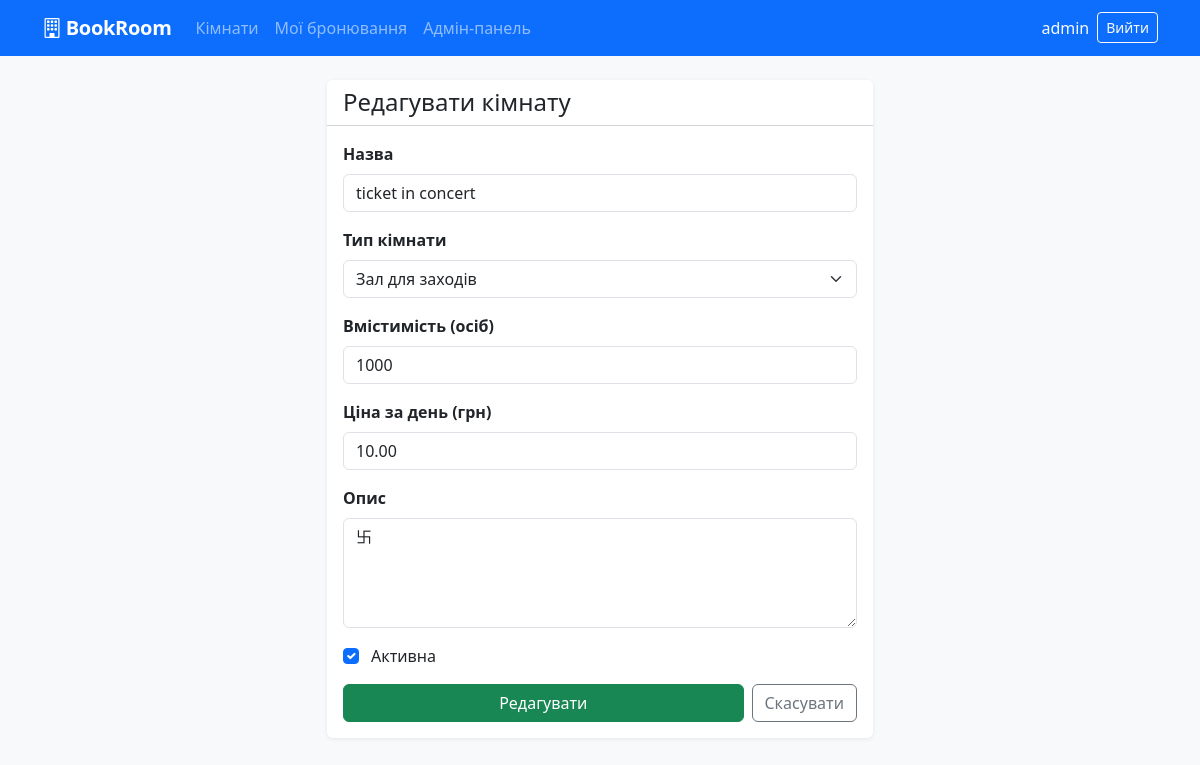
/admin-panel/rooms/2/edit/ (signed in), run on the app's committed database.
### bookings/models.py (models this page shows, shortened)
class Room(models.Model):
    ROOM_TYPES = [
        ('conference', 'Конференц-зал'),
        ('office', 'Офіс'),
        ('event', 'Зал для заходів'),
        ('coworking', 'Коворкінг'),
    ]
    name = models.CharField(max_length=100, verbose_name='Назва')
    room_type = models.CharField(max_length=20, choices=ROOM_TYPES, verbose_name='Тип')
    capacity = models.PositiveIntegerField(verbose_name='Вмістимість (осіб)')
    price_per_day = models.DecimalField(max_digits=8, decimal_places=2, verbose_name='Ціна за день (грн)')
    description = models.TextField(blank=True, verbose_name='Опис')
    is_active = models.BooleanField(default=True, verbose_name='Активна')
    created_at = models.DateTimeField(auto_now_add=True)
    class Meta:
        verbose_name = 'Кімната'
        verbose_name_plural = 'Кімнати'
        ordering = ['name']

### bookings/views.py (the view)
# urls.py: path('admin-panel/rooms/<int:pk>/edit/', views.admin_room_edit, name='admin_room_edit'),
@user_passes_test(is_admin)
def admin_room_edit(request, pk):
    room = get_object_or_404(Room, pk=pk)
    if request.method == 'POST':
        form = RoomForm(request.POST, instance=room)
        if form.is_valid():
            form.save()
            messages.success(request, 'Кімнату оновлено.')
            return redirect('room_list')
    else:
        form = RoomForm(instance=room)
    return render(request, 'bookings/room_form.html', {'form': form, 'action': 'Редагувати', 'room': room})

### bookings/forms.py
class RoomForm(forms.ModelForm):
    class Meta:
        model = Room
        fields = ['name', 'room_type', 'capacity', 'price_per_day', 'description', 'is_active']
        widgets = {
            'name': forms.TextInput(attrs={'class': 'form-control'}),
            'room_type': forms.Select(attrs={'class': 'form-select'}),
            'capacity': forms.NumberInput(attrs={'class': 'form-control'}),
            'price_per_day': forms.NumberInput(attrs={'class': 'form-control', 'step': '0.01'}),
            'description': forms.Textarea(attrs={'class': 'form-control', 'rows': 4}),
            'is_active': forms.CheckboxInput(attrs={'class': 'form-check-input'}),
        }
        labels = {
            'name': 'Назва',
            'room_type': 'Тип кімнати',
            'capacity': 'Вмістимість (осіб)',
            'price_per_day': 'Ціна за день (грн)',
            'description': 'Опис',
            'is_active': 'Активна',
        }

### bookings/views.py (called while the page is built)
def is_admin(user):
    return user.is_staff

### bookings/templates/bookings/room_form.html (shortened to what this page needs)
{% extends "bookings/base.html" %}
{% block content %}
<div class="row justify-content-center">
  <div class="col-md-6">
    <div class="card">
      <div class="card-header bg-white">
        <h4 class="mb-0">{{ action }} кімнату</h4>
      </div>
      <div class="card-body">
        <form method="post">
          {% for field in form %}
            <div class="mb-3 {% if field.field.widget.input_type == 'checkbox' %}form-check{% endif %}">
              {% if field.field.widget.input_type == 'checkbox' %}
                {{ field }}<label class="form-check-label ms-1">{{ field.label }}</label>
              {% else %}
                <label class="form-label fw-semibold">{{ field.label }}</label>{{ field }}
              {% endif %}
            </div>
          {% endfor %}
          <div class="d-flex gap-2">
            <button type="submit" class="btn btn-success flex-grow-1">{{ action }}</button>
            <a href="{% url 'room_list' %}" class="btn btn-outline-secondary">Скасувати</a>
          </div>
        </form>
      </div>
    </div>
  </div>
</div>
{% endblock %}

### bookings/templates/bookings/base.html (shortened to what this page needs)
<!DOCTYPE html>
<html lang="uk">
<head>
  <link href="https://cdn.jsdelivr.net/npm/bootstrap@5.3.0/dist/css/bootstrap.min.css" rel="stylesheet">
  <link href="https://cdn.jsdelivr.net/npm/bootstrap-icons@1.11.0/font/bootstrap-icons.css" rel="stylesheet">
</head>
<body>
<nav class="navbar navbar-expand-lg navbar-dark bg-primary mb-4">
  <div class="container">
    <a class="navbar-brand" href="{% url 'room_list' %}"><i class="bi bi-building me-1"></i>BookRoom</a>
    <div class="collapse navbar-collapse" id="nav">
      <ul class="navbar-nav me-auto">
        <li class="nav-item"><a class="nav-link" href="{% url 'room_list' %}">Кімнати</a></li>
        {% if user.is_authenticated %}
          <li class="nav-item"><a class="nav-link" href="{% url 'my_bookings' %}">Мої бронювання</a></li>
        {% endif %}
        {% if user.is_staff %}
          <li class="nav-item"><a class="nav-link" href="{% url 'admin_bookings' %}">Адмін-панель</a></li>
        {% endif %}
      </ul>
      <ul class="navbar-nav">
        {% if user.is_authenticated %}
          <li class="nav-item"><span class="nav-link text-light">{{ user.username }}</span></li>
          <li class="nav-item">
            <form method="post" action="{% url 'logout' %}">{% csrf_token %}
              <button type="submit" class="btn btn-sm btn-outline-light my-1">Вийти</button>
            </form>
          </li>
        {% else %}
          <li class="nav-item"><a class="nav-link" href="{% url 'login' %}">Увійти</a></li>
          <li class="nav-item"><a class="nav-link" href="{% url 'register' %}">Реєстрація</a></li>
        {% endif %}
      </ul>
    </div>
  </div>
</nav>
<div class="container">
  {% block content %}{% endblock %}
</div>
</body>
</html>

### bookings/templates/bookings/base.html (style rules this page uses)
body { background: #f8f9fa; }
.navbar-brand { font-weight: 600; letter-spacing: -0.3px; }
.card { border: none; box-shadow: 0 1px 4px rgba(0,0,0,.08); }

### data on the page
Room: form "ticket in concert" "Зал для заходів" "1000" "10.00" "卐", form "☑"

### other printed values
{{ user.username }} "admin"
{{ action }} "Редагувати"
{{ field.label }} "Назва" "Тип кімнати" "Вмістимість (осіб)" "Ціна за день (грн)" "Опис"
{{ field.label }} "Активна"
